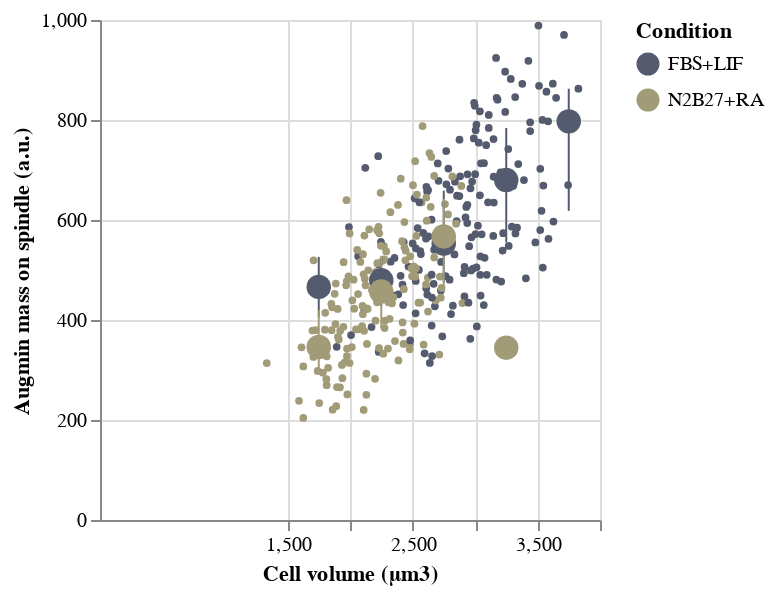

Write notebook code for a chart like this one.
### Code cell
SCATTERBIN_CV_Augmin = Scatter_bin(
    dataframe = df, 
    x = "Cell_Volume_um3", 
    x_title = "Cell volume (µm3)",
    y = "Augmin_mass_Spindle_norm",
    y_title = "Augmin mass on spindle (a.u.)",
    color = "Condition",
    binextent = [1500, 4000],
    binstep = 500
   # Circlesize = 5,
   # CircleOpacity = 1
)
SCATTERBIN_CV_Augmin

### Figure 1 — Vega-Lite specification as saved in the notebook (floating-point values rounded to 4 significant figures; data arrays with more than 128 entries replaced by an {"elided": "..."} marker saying what was removed)
{"config": {"view": {"continuousWidth": 400, "continuousHeight": 300}}, "layer": [{"mark": {"type": "circle", "opacity": 1, "size": 15}, "encoding": {"color": {"type": "nominal", "field": "Condition", "scale": {"scheme": "cividis"}}, "x": {"type": "quantitative", "field": "Cell_Volume_um3", "title": "Cell volume (µm3)"}, "y": {"type": "quantitative", "field": "Augmin_mass_Spindle_norm", "title": "Augmin mass on spindle (a.u.)"}}, "height": 250, "width": 250}, {"mark": {"type": "errorbar", "extent": "iqr"}, "encoding": {"color": {"type": "nominal", "field": "Condition", "scale": {"scheme": "cividis"}}, "x": {"type": "quantitative", "bin": {"extent": [1500, 4000], "step": 500}, "field": "Cell_Volume_um3", "title": "Cell volume (µm3)"}, "y": {"type": "quantitative", "aggregate": "median", "bin": false, "field": "Augmin_mass_Spindle_norm", "title": "Augmin mass on spindle (a.u.)"}}}, {"mark": {"type": "circle", "opacity": 1, "size": 150}, "encoding": {"color": {"type": "nominal", "field": "Condition", "scale": {"scheme": "cividis"}}, "x": {"type": "quantitative", "bin": {"extent": [1500, 4000], "step": 500}, "field": "Cell_Volume_um3", "title": "Cell volume (µm3)"}, "y": {"type": "quantitative", "aggregate": "median", "bin": false, "field": "Augmin_mass_Spindle_norm", "title": "Augmin mass on spindle (a.u.)"}}, "height": 250, "width": 250}], "data": {"name": "data-0b548c3b759890d51b049c991e8bf178"}, "$schema": "https://vega.github.io/schema/vega-lite/v4.8.1.json", "datasets": {"data-0b548c3b759890d51b049c991e8bf178": {"elided": "317 records"}}}
